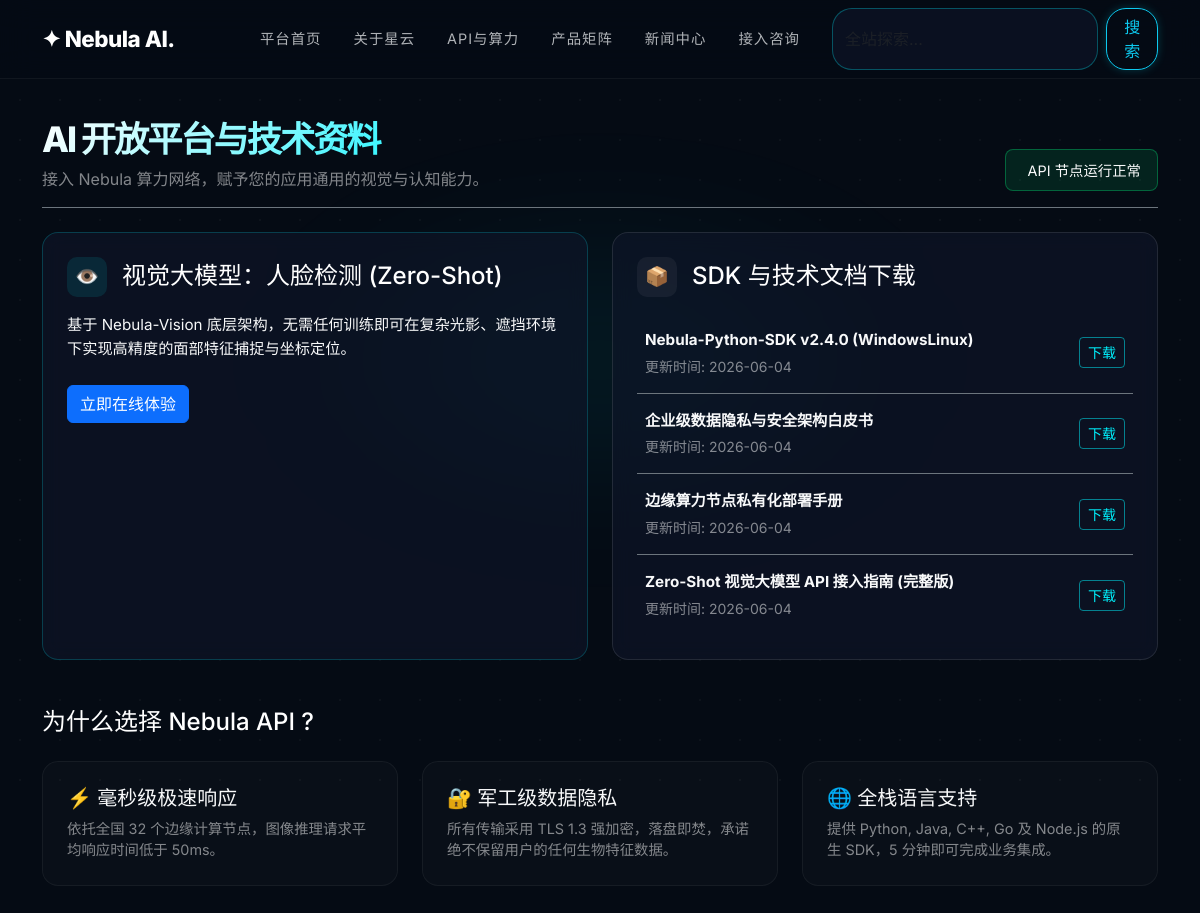
The app's page /service/ with its own data.
### serviceApp/models.py (models this page shows, shortened)
class Doc(models.Model):
    title = models.CharField(max_length=250, verbose_name='资料名称')
    file = models.FileField(upload_to='Service/', blank=True, verbose_name='文件资料')
    publishDate = models.DateTimeField(max_length=20, default=timezone.now, verbose_name='发布时间')
    class Meta:
        ordering = ['-publishDate']
        verbose_name = "资料"
        verbose_name_plural = verbose_name

### serviceApp/views.py (the view)
# urls.py: path('', views.platform_view, name='platform'),
def platform_view(request):
    docList = Doc.objects.all()
    return render(request, 'serviceApp/platForm.html', {'docList': docList})

### templates/serviceApp/platForm.html (shortened to what this page needs)
{% extends 'base.html' %}
{% load static %}
{% block content %}
<div class="api-page-bg"><div class="glow-orb-center"></div></div>
<div class="container mb-5" style="padding-top: 120px;">
    <div class="d-flex justify-content-between align-items-end mb-4 border-bottom border-secondary pb-3">
        <div>
            <h1 class="hero-title text-start mb-2" style="font-size: 2.2rem;">AI 开放平台与技术资料</h1>
            <p class="text-white-50 mb-0">接入 Nebula 算力网络，赋予您的应用通用的视觉与认知能力。</p>
        </div>
        <div class="text-end d-none d-md-block" style="background: rgba(0, 255, 128, 0.1); border: 1px solid rgba(0, 255, 128, 0.3); padding: 8px 16px; border-radius: 8px;">
            <span class="text-light" style="font-size: 0.9rem;">API 节点运行正常</span>
        </div>
    </div>
    <div class="row g-4 mb-5">
        <div class="col-md-6">
            <div class="feature-card p-4 h-100" style="background: rgba(15, 23, 42, 0.6); backdrop-filter: blur(10px); border: 1px solid rgba(0, 242, 254, 0.2); border-radius: 16px;">
                <div class="d-flex align-items-center mb-3">
                    <div style="width: 40px; height: 40px; background: rgba(0,242,254,0.1); border-radius: 10px; display: flex; align-items: center; justify-content: center; margin-right: 15px;">
                        <span style="color: var(--primary-color); font-size: 1.2rem;">👁️</span>
                    </div>
                    <h4 class="text-white mb-0">视觉大模型：人脸检测 (Zero-Shot)</h4>
                </div>
                <p class="text-light mb-4" style="line-height: 1.6; font-size: 0.95rem;">
                    基于 Nebula-Vision 底层架构，无需任何训练即可在复杂光影、遮挡环境下实现高精度的面部特征捕捉与坐标定位。
                </p>
                <button class="btn btn-primary" data-bs-toggle="modal" data-bs-target="#faceModal">立即在线体验</button>
            </div>
        </div>
        <div class="col-md-6">
            <div class="feature-card p-4 h-100" style="background: rgba(15, 23, 42, 0.6); backdrop-filter: blur(10px); border: 1px solid rgba(255, 255, 255, 0.1); border-radius: 16px;">
                <div class="d-flex align-items-center mb-3">
                    <div style="width: 40px; height: 40px; background: rgba(255,255,255,0.05); border-radius: 10px; display: flex; align-items: center; justify-content: center; margin-right: 15px;">
                        <span style="color: #fff; font-size: 1.2rem;">📦</span>
                    </div>
                    <h4 class="text-white mb-0">SDK 与技术文档下载</h4>
                </div>
                <ul class="list-group list-group-flush mt-3">
                    {% for doc in docList %}
                    <li class="list-group-item bg-transparent border-secondary d-flex justify-content-between align-items-center px-2 py-3 hover-effect">
                        <div class="d-flex flex-column">
                            <span class="text-light fw-bold" style="font-size: 0.95rem;">{{ doc.title }}</span>
                            <small class="text-white-50 mt-1">更新时间: {{ doc.publishDate|date:"Y-m-d" }}</small>
                        </div>
                        <a href="{% url 'serviceApp:getDoc' doc.id %}" class="btn btn-sm" style="border: 1px solid rgba(0,242,254,0.5); color: var(--primary-color);">下载</a>
                    </li>
                    {% empty %}
                    <li class="list-group-item bg-transparent text-white-50 border-0 px-0">暂无技术资料，请前往 Admin 后台添加。</li>
                    {% endfor %}
                </ul>
            </div>
        </div>
    </div>
    <h4 class="text-white mb-4 mt-5">为什么选择 Nebula API ?</h4>
    <div class="row g-4">
        <div class="col-md-4">
            <div class="p-4 rounded-4" style="background: rgba(255,255,255,0.02); border: 1px solid rgba(255,255,255,0.05);">
                <h5 class="text-light mb-2">⚡ 毫秒级极速响应</h5>
                <p class="text-white-50 mb-0" style="font-size: 0.9rem;">依托全国 32 个边缘计算节点，图像推理请求平均响应时间低于 50ms。</p>
            </div>
        </div>
        <div class="col-md-4">
            <div class="p-4 rounded-4" style="background: rgba(255,255,255,0.02); border: 1px solid rgba(255,255,255,0.05);">
                <h5 class="text-light mb-2">🔐 军工级数据隐私</h5>
                <p class="text-white-50 mb-0" style="font-size: 0.9rem;">所有传输采用 TLS 1.3 强加密，落盘即焚，承诺绝不保留用户的任何生物特征数据。</p>
            </div>
        </div>
        <div class="col-md-4">
            <div class="p-4 rounded-4" style="background: rgba(255,255,255,0.02); border: 1px solid rgba(255,255,255,0.05);">
                <h5 class="text-light mb-2">🌐 全栈语言支持</h5>
                <p class="text-white-50 mb-0" style="font-size: 0.9rem;">提供 Python, Java, C++, Go 及 Node.js 的原生 SDK，5 分钟即可完成业务集成。</p>
            </div>
        </div>
    </div>
</div>
{% endblock %}

### static/css/style.css (style rules this page uses)
:root { --primary-color: #00f2fe; --accent-color: #4facfe; --dark-bg: #050b14; --card-bg: #0f172a; --text-main: #f8fafc; --text-muted: #94a3b8; }
body { font-family: 'Inter', -apple-system, BlinkMacSystemFont, "Segoe UI", Roboto, "Helvetica Neue", Arial, sans-serif; background-color: var(--dark-bg); color: var(--text-main); display: flex; flex-direction: column; min-height: 100vh; -webkit-font-smoothing: antialiased; }
.hero-title { font-size: 4.5rem; font-weight: 800; line-height: 1.1; letter-spacing: -2px; background: linear-gradient(135deg, #ffffff, var(--primary-color)); -webkit-background-clip: text; -webkit-text-fill-color: transparent; margin-bottom: 1.5rem; }
.feature-card { background-color: var(--card-bg); border: 1px solid rgba(255, 255, 255, 0.05); border-radius: 24px; padding: 40px 30px; transition: box-shadow 0.4s ease, border-color 0.4s ease; transform-style: preserve-3d; }

### templates/serviceApp/platForm.html (style rules this page uses)
.api-page-bg { position: fixed; top: 0; left: 0; width: 100vw; height: 100vh; z-index: -1; background-color: var(--dark-bg); background-image: radial-gradient(rgba(255, 255, 255, 0.03) 1px, transparent 1px); background-size: 40px 40px; }
.glow-orb-center { position: absolute; top: 20%; left: 50%; transform: translateX(-50%); width: 800px; height: 400px; background: radial-gradient(ellipse, rgba(0, 242, 254, 0.08) 0%, transparent 60%); filter: blur(60px); }
.hover-effect { transition: all 0.3s ease; }

### records on screen
Doc: title "Nebula-Python-SDK v2.4.0 (WindowsLinux)", publishDate "2026-06-04"
Doc: title "企业级数据隐私与安全架构白皮书", publishDate "2026-06-04"
Doc: title "边缘算力节点私有化部署手册", publishDate "2026-06-04"
Doc: title "Zero-Shot 视觉大模型 API 接入指南 (完整版)", publishDate "2026-06-04"
